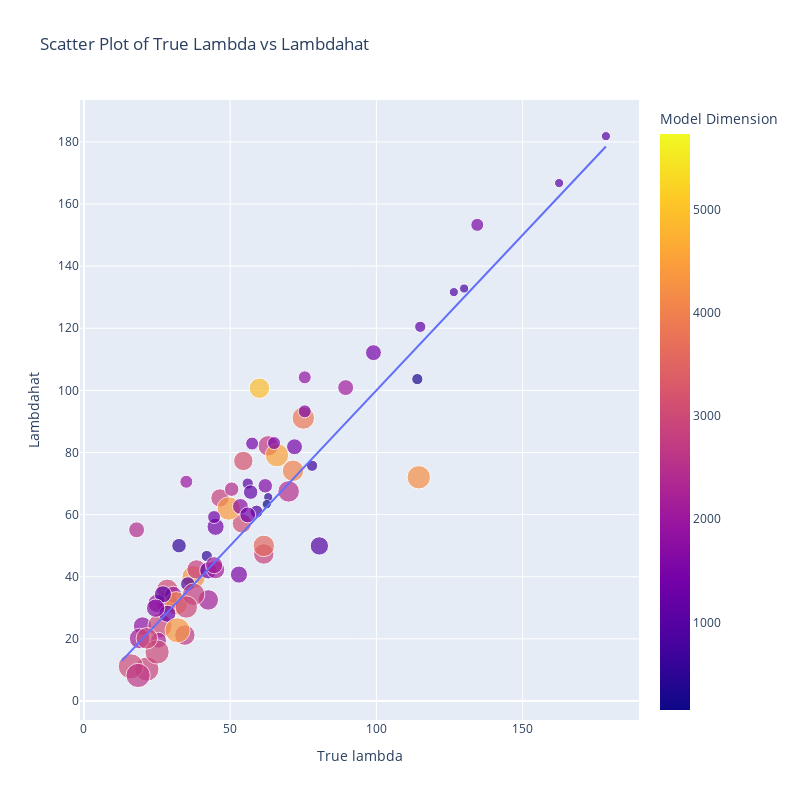

This figure's notebook cell:
### Code cell
import plotly.express as px

fig = px.scatter(
    df, 
    x="true_lambda", 
    y="lambdahat", 
    color="model_dim",
    # color="num_layer",
    size="num_layer",
    # size="true_rank",
    labels={
        "true_lambda": "True lambda",
        "lambdahat": "lambdahat",
        "model_dim": "Model Dimension",
        "num_layer": "Number of Layers",
        "true_rank": "True Rank"
    },
    title="Scatter Plot of True Lambda vs Lambdahat"
)

# Add the y=x line
sorted_true_lambda = sorted(df["true_lambda"])
fig.add_trace(
    px.line(
        x=sorted_true_lambda, 
        y=sorted_true_lambda
    ).data[0]
)

# Update the layout
fig.update_layout(
    xaxis_title="True lambda",
    yaxis_title="Lambdahat",
    legend_title="Legend",
    width=800,
    height=800
)

### Figure 1 — Plotly figure (JSON) as saved in the notebook; plotly's stock layout.template omitted (floating-point values rounded to 4 significant figures)
{"data": [{"hovertemplate": "True lambda=%{x}<br>lambdahat=%{y}<br>Number of Layers=%{marker.size}<br>Model Dimension=%{marker.color}<extra></extra>", "legendgroup": "", "marker": {"color": [1864, 1539, 990, 564, 2116, 3315, 5015, 4757, 4486, 1470, 4301, 2089, 2668, 3096, 2894, 3501, 4375, 1123, 1597, 2182, 2828, 3033, 1040, 683, 3168, 2996, 4220, 2975, 5453, 2847, 1455, 300, 1423, 3898, 2122, 2190, 5611, 1444, 1547, 4175, 4176, 4777, 2502, 1836, 2098, 2413, 3545, 564, 847, 2795, 2078, 884, 4115, 4217, 1064, 1290, 598, 5734, 884, 1245, 4908, 4523, 4397, 3811, 4012, 2886, 2944, 3202, 2704, 2816, 1330, 1537, 4842, 1568, 4843, 5541, 1713, 2089, 3578, 3937, 1153, 150, 2556, 3626, 2423, 4375, 1767, 2647, 3491, 1026, 756, 2950, 1026, 4282, 3989, 2153, 2976, 4499, 2001, 1374], "coloraxis": "coloraxis", "size": [8, 4, 8, 3, 10, 17, 18, 14, 19, 6, 13, 11, 10, 9, 14, 12, 13, 3, 5, 10, 15, 11, 3, 3, 9, 15, 13, 14, 19, 8, 4, 3, 7, 14, 8, 6, 18, 6, 7, 15, 15, 13, 11, 4, 6, 5, 14, 5, 4, 9, 7, 2, 14, 13, 7, 7, 2, 17, 5, 7, 10, 13, 13, 12, 11, 10, 14, 15, 10, 12, 4, 4, 15, 4, 16, 14, 8, 8, 11, 15, 5, 2, 16, 15, 6, 15, 6, 14, 15, 2, 2, 12, 2, 16, 14, 7, 11, 15, 4, 6], "sizemode": "area", "sizeref": 0.0475, "symbol": "circle"}, "mode": "markers", "name": "", "orientation": "v", "showlegend": false, "type": "scatter", "x": [20, 134.5, 80.5, 42, 19, 18, 21.5, 32.5, 34, 99, 37.5, 28.5, 63, 54.0, 21.5, 25.5, 66.0, 115, 62, 42.5, 21.5, 28.5, 56, 78.0, 54.5, 16, 114.5, 26, 31.5, 46.5, 57.5, 114, 45, 34.5, 25, 25.5, 26, 72, 53, 16.5, 46, 60.0, 70, 75.5, 89.5, 50.5, 36.5, 32.5, 59, 38.5, 30.5, 126.5, 72, 31.5, 27, 28.5, 63, 24, 35.5, 42.5, 60, 66, 49.5, 75, 71.5, 61.5, 25, 38.5, 34.5, 37.5, 44.5, 65, 33.0, 75.5, 22, 47, 24.5, 45, 61.5, 35.5, 57, 62.5, 41, 35.5, 18, 32, 53.5, 18.5, 13, 162.5, 130, 35, 178.5, 19.5, 30.5, 44.5, 21.5, 19.5, 35, 56], "xaxis": "x", "y": [24.15, 153.3, 49.93, 46.67, 20.1, null, null, null, null, 112.1, 39.89, 31.68, 82.14, 57.18, 10.29, null, null, 120.5, 69.28, 32.54, null, 35.79, 69.99, 75.73, 77.28, 11.15, 72.02, 24.26, null, 65.37, 82.88, 103.6, 56.07, null, 31.44, 19.55, null, 81.85, 40.7, null, null, null, 67.48, 104.2, 100.9, 68.2, null, 49.99, 60.98, 42.35, 34.18, 131.6, null, 31.44, 34.34, 28.09, 65.63, null, 37.66, 42.06, 100.7, 79.14, 61.97, 91.11, 74.13, 47.33, 15.78, null, 21.21, 34.35, 59.22, 83.03, null, 93.24, null, null, 29.89, 42.28, 49.93, null, 67.23, 63.37, null, null, 55.11, 22.75, 62.63, 8.225, null, 166.7, 132.8, 30.26, 181.9, null, null, 43.73, 20.17, null, 70.58, 59.9], "yaxis": "y"}, {"hovertemplate": "x=%{x}<br>y=%{y}<extra></extra>", "legendgroup": "", "line": {"color": "#636efa", "dash": "solid"}, "marker": {"symbol": "circle"}, "mode": "lines", "name": "", "orientation": "v", "showlegend": false, "type": "scatter", "x": [13, 16, 16.5, 18, 18, 18.5, 19, 19.5, 19.5, 20, 21.5, 21.5, 21.5, 21.5, 22, 24, 24.5, 25, 25, 25.5, 25.5, 26, 26, 27, 28.5, 28.5, 28.5, 30.5, 30.5, 31.5, 31.5, 32, 32.5, 32.5, 33.0, 34, 34.5, 34.5, 35, 35, 35.5, 35.5, 35.5, 36.5, 37.5, 37.5, 38.5, 38.5, 41, 42, 42.5, 42.5, 44.5, 44.5, 45, 45, 46, 46.5, 47, 49.5, 50.5, 53, 53.5, 54.0, 54.5, 56, 56, 57, 57.5, 59, 60, 60.0, 61.5, 61.5, 62, 62.5, 63, 63, 65, 66, 66.0, 70, 71.5, 72, 72, 75, 75.5, 75.5, 78.0, 80.5, 89.5, 99, 114, 114.5, 115, 126.5, 130, 134.5, 162.5, 178.5], "xaxis": "x", "y": [13, 16, 16.5, 18, 18, 18.5, 19, 19.5, 19.5, 20, 21.5, 21.5, 21.5, 21.5, 22, 24, 24.5, 25, 25, 25.5, 25.5, 26, 26, 27, 28.5, 28.5, 28.5, 30.5, 30.5, 31.5, 31.5, 32, 32.5, 32.5, 33.0, 34, 34.5, 34.5, 35, 35, 35.5, 35.5, 35.5, 36.5, 37.5, 37.5, 38.5, 38.5, 41, 42, 42.5, 42.5, 44.5, 44.5, 45, 45, 46, 46.5, 47, 49.5, 50.5, 53, 53.5, 54.0, 54.5, 56, 56, 57, 57.5, 59, 60, 60.0, 61.5, 61.5, 62, 62.5, 63, 63, 65, 66, 66.0, 70, 71.5, 72, 72, 75, 75.5, 75.5, 78.0, 80.5, 89.5, 99, 114, 114.5, 115, 126.5, 130, 134.5, 162.5, 178.5], "yaxis": "y"}], "layout": {"coloraxis": {"colorbar": {"title": {"text": "Model Dimension"}}, "colorscale": [[0, "#0d0887"], [0.1111, "#46039f"], [0.2222, "#7201a8"], [0.3333, "#9c179e"], [0.4444, "#bd3786"], [0.5556, "#d8576b"], [0.6667, "#ed7953"], [0.7778, "#fb9f3a"], [0.8889, "#fdca26"], [1, "#f0f921"]]}, "height": 800, "legend": {"itemsizing": "constant", "title": {"text": "Legend"}, "tracegroupgap": 0}, "title": {"text": "Scatter Plot of True Lambda vs Lambdahat"}, "width": 800, "xaxis": {"anchor": "y", "domain": [0, 1], "title": {"text": "True lambda"}}, "yaxis": {"anchor": "x", "domain": [0, 1], "title": {"text": "Lambdahat"}}}}
